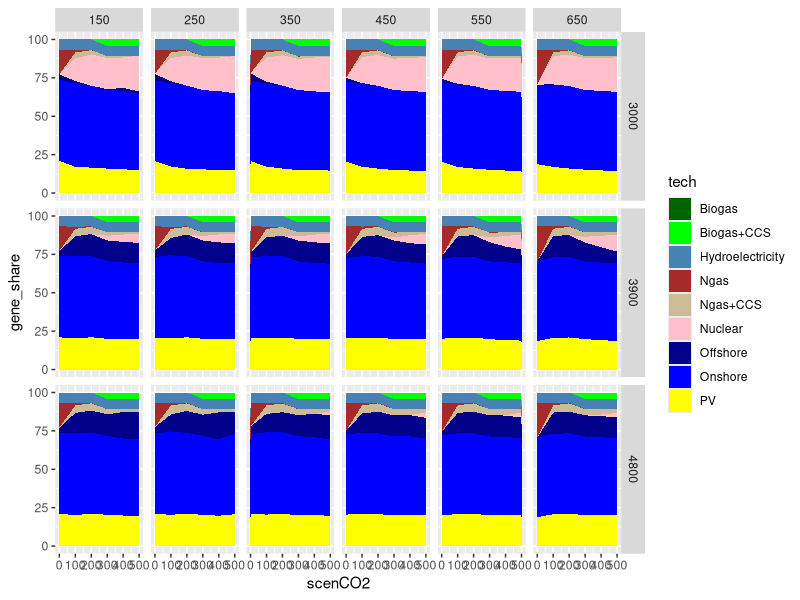
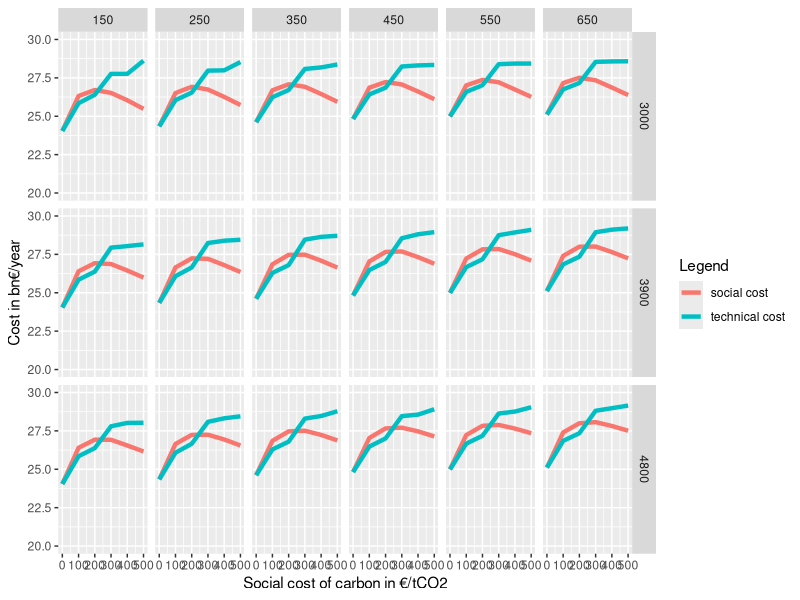
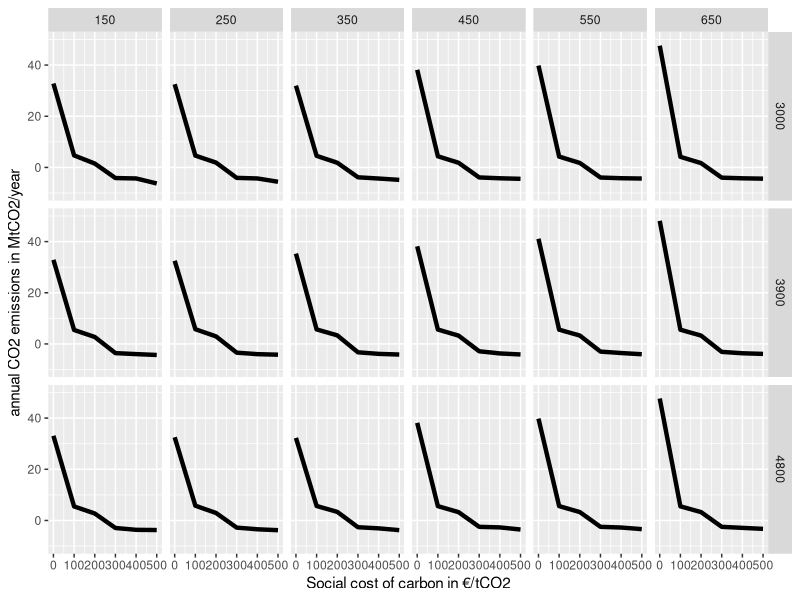

Reproduce these figures in R, in order.
library(tidyverse)
library(ggplot2)
gene <- read_delim("../inputs/NUCvsH2_generation.csv", delim = ",")
gene <- gene %>%
  group_by(scenEPR, scenCO2, scenH2) %>%
  mutate(summed =  sum(generation),
  gene_share = generation*100/summed)
ggplot(gene) +
  geom_area(aes(x=scenCO2,y=gene_share, fill=tech)) +
  facet_grid(scenEPR~scenH2) +
  scale_fill_manual(values = c("darkgreen","green","steelblue","brown","wheat3","pink","darkblue","blue","yellow"))
summary <- read_delim("../inputs/NUCvsH2_summary.csv", delim = ",")
colors <- c("social cost" = "red","technical cost" = "blue")
ggplot(summary) +
  geom_line(aes(x=summary$scenCO2,y=summary$SC,color = "social cost"), size = 1.5) +
  geom_line(aes(x=summary$scenCO2,y=summary$TC,color = "technical cost"), size= 1.5)+
  facet_grid(scenEPR~scenH2) +
  ylim(20,30)+
  labs(x = "Social cost of carbon in €/tCO2", y = "Cost in bn€/year",color = "Legend")
ggplot(summary) +
  geom_line(aes(x=summary$scenCO2,y=summary$emission), size = 1.5) +
  facet_grid(scenEPR~scenH2) +
  ylim(-10,50)+
  labs(x = "Social cost of carbon in €/tCO2", y = "annual CO2 emissions in MtCO2/year")
nuc_gene <- gene %>%
  filter(tech == "Nuclear") %>%
  ungroup() %>%
  summarise(scenCO2, scenH2, scenEPR, generation, H2gene)
cor(nuc_gene$generation, nuc_gene$H2gene, method = c("pearson"))
